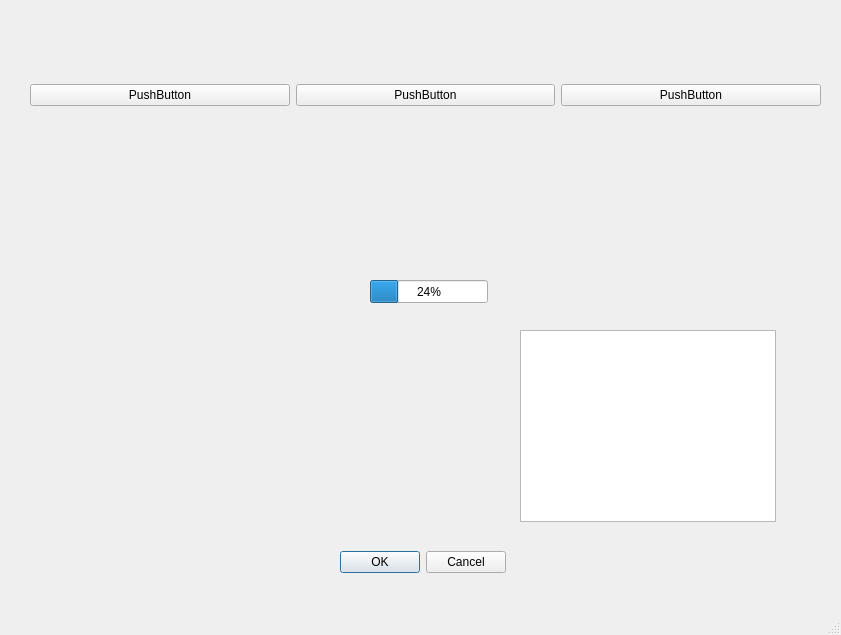
<?xml version="1.0" encoding="UTF-8"?>
<ui version="4.0">
 <class>MainWindow</class>
 <widget class="QMainWindow" name="MainWindow">
  <property name="geometry">
   <rect>
    <x>0</x>
    <y>0</y>
    <width>841</width>
    <height>635</height>
   </rect>
  </property>
  <property name="focusPolicy">
   <enum>Qt::WheelFocus</enum>
  </property>
  <property name="windowTitle">
   <string>Interface Teste</string>
  </property>
  <widget class="QWidget" name="centralwidget">
   <widget class="QWidget" name="horizontalLayoutWidget">
    <property name="geometry">
     <rect>
      <x>30</x>
      <y>20</y>
      <width>791</width>
      <height>151</height>
     </rect>
    </property>
    <layout class="QHBoxLayout" name="horizontalLayout">
     <item>
      <widget class="QPushButton" name="pushButton_3">
       <property name="text">
        <string>PushButton</string>
       </property>
      </widget>
     </item>
     <item>
      <widget class="QPushButton" name="pushButton_2">
       <property name="text">
        <string>PushButton</string>
       </property>
      </widget>
     </item>
     <item>
      <widget class="QPushButton" name="pushButton">
       <property name="text">
        <string>PushButton</string>
       </property>
      </widget>
     </item>
    </layout>
   </widget>
   <widget class="QDialogButtonBox" name="buttonBox">
    <property name="geometry">
     <rect>
      <x>340</x>
      <y>550</y>
      <width>166</width>
      <height>25</height>
     </rect>
    </property>
    <property name="standardButtons">
     <set>QDialogButtonBox::Cancel|QDialogButtonBox::Ok</set>
    </property>
   </widget>
   <widget class="QWidget" name="widget" native="true">
    <property name="geometry">
     <rect>
      <x>100</x>
      <y>290</y>
      <width>120</width>
      <height>80</height>
     </rect>
    </property>
   </widget>
   <widget class="QProgressBar" name="progressBar">
    <property name="geometry">
     <rect>
      <x>370</x>
      <y>280</y>
      <width>118</width>
      <height>23</height>
     </rect>
    </property>
    <property name="value">
     <number>24</number>
    </property>
   </widget>
   <widget class="QGraphicsView" name="graphicsView">
    <property name="geometry">
     <rect>
      <x>520</x>
      <y>330</y>
      <width>256</width>
      <height>192</height>
     </rect>
    </property>
   </widget>
  </widget>
  <widget class="QMenuBar" name="menubar">
   <property name="geometry">
    <rect>
     <x>0</x>
     <y>0</y>
     <width>841</width>
     <height>22</height>
    </rect>
   </property>
  </widget>
  <widget class="QStatusBar" name="statusbar"/>
 </widget>
 <resources/>
 <connections/>
</ui>
